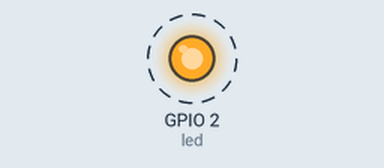
Bench run of a program on a simulated ESP32. Parts: output pins drawn as LEDs (lit = HIGH). Dashed ring = blinking. What the program prints to the serial monitor is not drawn.

Above: at 0.5 s.
Timing chart, 0 to 4.6 s (numbered marks = the images above):
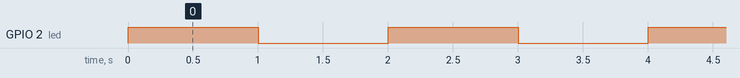

Measured:
- by itself, GPIO 2 (led): alternates HIGH for 1.0 s and LOW for 1.0 s

The program:

main.cpp
```cpp
#include <Arduino.h>

int led = 2;

void setup() {
                                              // put your setup code here, to run once:
  Serial.begin(115200);                       // initialze the serial com port on the ESP board with the .begin(baudrate) function
  Serial.print("Blink with 1 sec delay");     // print a new line on the serial console with a string "Hello World" for greeting
  pinMode (led, OUTPUT);                        //Specify that GPIO 2 pin is output (on ESP32 GPIO2 is internal conected with the blue onBoard LED)

}

void loop() {
  // put your main code here, to run repeatedly:

  digitalWrite(led,HIGH);                       // set pin 2 to High (3.3V)
  delay(1000);                                // freeze for 1000 milliseconds
  digitalWrite(led,LOW);                        // set pin 2 to LOW (0.8V)
  delay(1000);                                // freeze for 1000 milliseconds
}
```
